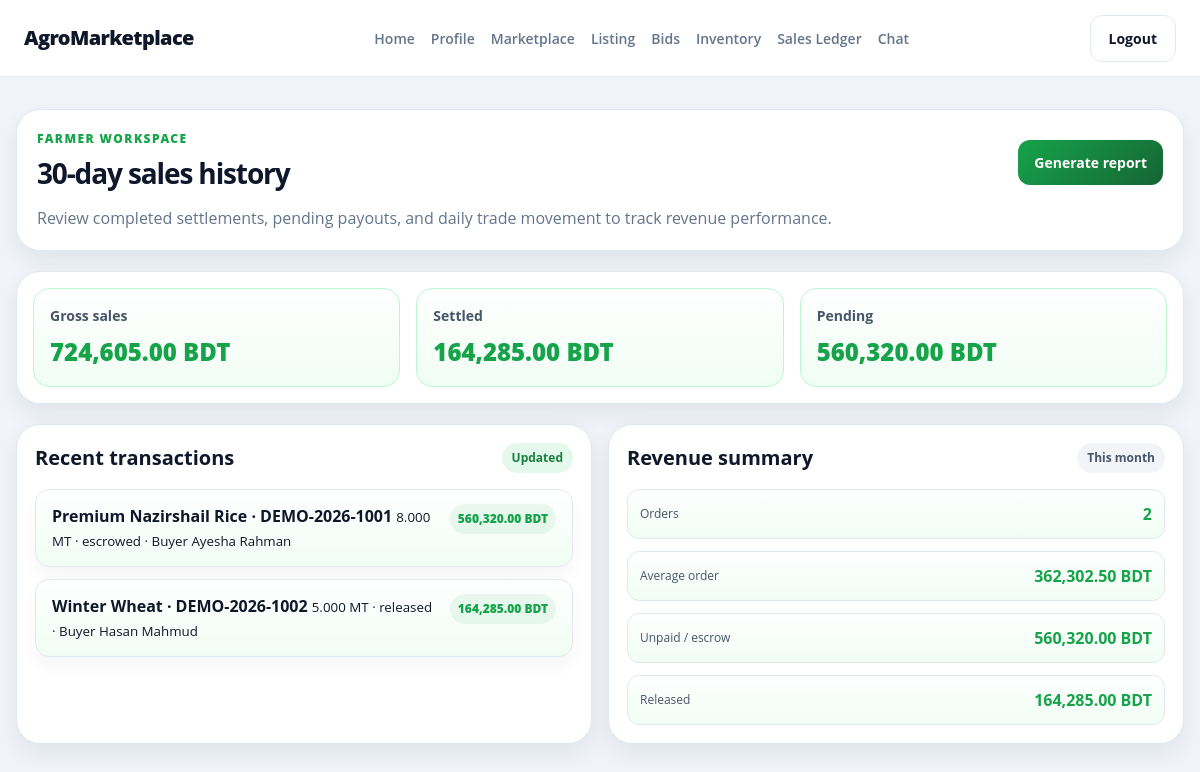
Screenshot of /farmer/sales-ledger.php (signed in) with the database file from the repository.
### tables this page shows
CREATE TABLE `orders` (
  `id` bigint UNSIGNED NOT NULL,
  `order_number` varchar(40) NOT NULL,
  `buyer_id` bigint UNSIGNED NOT NULL,
  `farmer_id` bigint UNSIGNED NOT NULL,
  `listing_id` bigint UNSIGNED DEFAULT NULL,
  `accepted_bid_id` bigint UNSIGNED DEFAULT NULL,
  `quantity` decimal(14,3) NOT NULL,
  `quantity_unit` varchar(20) NOT NULL DEFAULT 'MT',
  `price_per_unit` decimal(14,2) NOT NULL,
  `subtotal` decimal(14,2) NOT NULL,
  `commission_amount` decimal(14,2) NOT NULL DEFAULT '0.00',
  `total_amount` decimal(14,2) NOT NULL,
  `currency` char(3) NOT NULL DEFAULT 'BDT',
  `status` enum('pending','confirmed','processing','ready_for_pickup','in_transit','delivered','completed','cancelled','disputed') NOT NULL DEFAULT 'pending',
  `payment_status` enum('unpaid','pending','escrowed','partially_refunded','refunded','released') NOT NULL DEFAULT 'unpaid',
  `expected_delivery_at` datetime DEFAULT NULL,
  `created_at` timestamp NOT NULL DEFAULT CURRENT_TIMESTAMP,
  `updated_at` timestamp NOT NULL DEFAULT CURRENT_TIMESTAMP ON UPDATE CURRENT_TIMESTAMP
);

CREATE TABLE `listings` (
  `id` bigint UNSIGNED NOT NULL,
  `farmer_id` bigint UNSIGNED NOT NULL,
  `inventory_item_id` bigint UNSIGNED DEFAULT NULL,
  `category_id` bigint UNSIGNED DEFAULT NULL,
  `title` varchar(180) NOT NULL,
  `image_path` varchar(500) DEFAULT NULL,
  `description` text,
  `quantity_available` decimal(14,3) NOT NULL,
  `quantity_unit` varchar(20) NOT NULL DEFAULT 'MT',
  `price_per_unit` decimal(14,2) NOT NULL,
  `currency` char(3) NOT NULL DEFAULT 'BDT',
  `harvest_date` date DEFAULT NULL,
  `quality_label` varchar(180) DEFAULT NULL,
  `delivery_notes` text,
  `status` enum('draft','active','paused','sold','archived') NOT NULL DEFAULT 'draft',
  `closes_at` datetime DEFAULT NULL,
  `created_at` timestamp NOT NULL DEFAULT CURRENT_TIMESTAMP,
  `updated_at` timestamp NOT NULL DEFAULT CURRENT_TIMESTAMP ON UPDATE CURRENT_TIMESTAMP
);

CREATE TABLE `users` (
  `id` bigint UNSIGNED NOT NULL,
  `role` enum('buyer','farmer','delivery','admin') NOT NULL,
  `username` varchar(80) NOT NULL,
  `password` varchar(255) NOT NULL,
  `email` varchar(254) NOT NULL,
  `fullname` varchar(150) DEFAULT NULL,
  `phone` varchar(32) DEFAULT NULL,
  `address` text,
  `profile_description` text,
  `market_preferences` varchar(255) DEFAULT NULL,
  `business_name` varchar(180) DEFAULT NULL,
  `preferred_buying_category` varchar(100) DEFAULT NULL,
  `typical_order_volume` varchar(80) DEFAULT NULL,
  `land_area` varchar(80) DEFAULT NULL,
  `primary_crops` text,
  `verification_documents` text,
  `vehicle_capacity` varchar(100) DEFAULT NULL,
  `vehicle_license_plate` varchar(32) DEFAULT NULL,
  `account_status` enum('pending','active','suspended','closed') NOT NULL DEFAULT 'active',
  `created_at` timestamp NOT NULL DEFAULT CURRENT_TIMESTAMP,
  `updated_at` timestamp NOT NULL DEFAULT CURRENT_TIMESTAMP ON UPDATE CURRENT_TIMESTAMP
);

### database/app.php (called while the page is built, shortened)
<?php
require_once __DIR__ . '/connection.php';
function app_db(): PDO
{
    $connection = Database::getInstance()->getConnection();
    return $connection;
}
function app_database(): Database
{
    return Database::getInstance();
}
function escape_html(?string $value): string
{
    return htmlspecialchars($value ?? '', ENT_QUOTES, 'UTF-8');
}
function current_user(): ?array
{
    $user = app_database()->getUserInfo((int) $_SESSION['user_id']);
    return $user;
}
function require_role(array $roles): array
{
    $user = current_user();
    return $user;
}

### database/connection.php (called while the page is built, shortened)
<?php
class Database
{
    private static ?Database $instance = null;
    private ?PDO $conn = null;
    private function __construct()
    {
        $host = 'localhost';
        $port = '3306';
        $user = 'root';
        $pass = 'root';
        $database = 'agromarketplace';
        $charset = "utf8mb4";
        $dsn = "mysql:host=$host;port=$port;dbname=$database;charset=$charset";
        try {
            $this->conn = new PDO($dsn, $user, $pass, [
                PDO::ATTR_ERRMODE            => PDO::ERRMODE_EXCEPTION,
                PDO::ATTR_DEFAULT_FETCH_MODE => PDO::FETCH_ASSOC,
                PDO::ATTR_EMULATE_PREPARES   => false,
            ]);
        } catch (PDOException $e) {
            $this->conn = null;
            error_log("Database connection failed: " . $e->getMessage());
        }
    }
    public static function getInstance(): Database
    {
        if (self::$instance === null) {
            self::$instance = new Database();
        }
        return self::$instance;
    }
    public function getUserInfo(int $userId): ?array
    {
        $statement = $this->conn->prepare(
            'SELECT id, role, username, email, fullname, vehicle_capacity, vehicle_license_plate FROM users WHERE id = ? AND account_status = ?'
        );
        $statement->execute([$userId, 'active']);
        $user = $statement->fetch();
        return $user ?: null;
    }
    public function getFarmerOrders(int $farmerId): array
    {
        $statement = $this->conn->prepare(
            'SELECT o.id, o.order_number, o.quantity, o.quantity_unit, o.total_amount, o.currency,
                    o.status, o.payment_status, o.created_at, l.title, b.fullname AS buyer_name
             FROM orders o LEFT JOIN listings l ON l.id = o.listing_id
             JOIN users b ON b.id = o.buyer_id
             WHERE o.farmer_id = ? ORDER BY o.created_at DESC'
        );
        $statement->execute([$farmerId]);
        return $statement->fetchAll();
    }
    public function getFarmerSalesSummary(int $farmerId): array
    {
        $statement = $this->conn->prepare(
            "SELECT COALESCE(SUM(total_amount), 0) AS gross_sales,
                    COALESCE(SUM(CASE WHEN payment_status = 'released' THEN total_amount ELSE 0 END), 0) AS settled,
                    COALESCE(SUM(CASE WHEN payment_status IN ('unpaid', 'pending', 'escrowed') THEN total_amount ELSE 0 END), 0) AS pending
             FROM orders WHERE farmer_id = ?"
        );
        $statement->execute([$farmerId]);
        return $statement->fetch();
    }
}

### farmer/sales-ledger.php (the view, shortened to what this page needs)
<?php
require_once __DIR__ . '/../database/app.php';
$user = require_role(['farmer']);
$database = app_database();
$orders = $database->getFarmerOrders((int) $user['id']);
$summary = $database->getFarmerSalesSummary((int) $user['id']);
?>
<!doctype html>
<html lang="en">
<head>
  <link rel="stylesheet" href="../colors.css">
  <link rel="stylesheet" href="../header.css">
  <link rel="stylesheet" href="farmer.css">
</head>
<body>
  <header class="site-header">
    <div class="site-header-inner">
      <a class="brand" href="../index.php">AgroMarketplace</a>
      <nav class="nav" aria-label="Farmer navigation">
        <a class="nav-link" href="index.php">Home</a>
        <a class="nav-link" href="profile/profile-self.php">Profile</a>
        <a class="nav-link" href="marketplace.php">Marketplace</a>
        <a class="nav-link" href="create-listing.php">Listing</a>
        <a class="nav-link" href="bids.php">Bids</a>
        <a class="nav-link" href="inventory.php">Inventory</a>
        <a class="nav-link" href="sales-ledger.php">Sales Ledger</a>
        <a class="nav-link" href="chat.php">Chat</a>
      </nav>
      <div class="site-header-actions">
        <a class="btn btn-ghost" href="../auth/logout.php">Logout</a>
      </div>
    </div>
  </header>
  <main class="page-shell">
    <section class="content-area">
      <section class="panel">
        <div class="page-head">
          <div>
            <p class="eyebrow">Farmer workspace</p>
            <h1 class="page-title">30-day sales history</h1>
          </div>
          <div class="header-actions">
            <button class="button button-primary" type="button">Generate report</button>
          </div>
        </div>
        <p class="meta-text">Review completed settlements, pending payouts, and daily trade movement to track revenue performance.</p>
      </section>
      <section class="stats-grid">
        <div class="stat-card"><h3>Gross sales</h3><p class="stat-value"><?= number_format((float) $summary['gross_sales'], 2) ?> BDT</p></div>
        <div class="stat-card"><h3>Settled</h3><p class="stat-value"><?= number_format((float) $summary['settled'], 2) ?> BDT</p></div>
        <div class="stat-card"><h3>Pending</h3><p class="stat-value"><?= number_format((float) $summary['pending'], 2) ?> BDT</p></div>
      </section>
      <section class="content-grid">
        <article class="context-card">
          <div class="section-header">
            <h2>Recent transactions</h2>
            <span class="pill pill-success">Updated</span>
          </div>
          <ul class="context-list">
            <?php foreach (array_slice($orders, 0, 8) as $order): ?>
              <li class="transaction-item">
                <a class="transaction-link" href="transaction-details.php?id=<?= (int) $order['id'] ?>">
                  <div>
                    <strong><?= escape_html($order['title'] ?? 'Produce order') ?> · <?= escape_html($order['order_number']) ?></strong>
                    <small><?= number_format((float) $order['quantity'], 3) ?> <?= escape_html($order['quantity_unit']) ?> · <?= escape_html($order['payment_status']) ?> · Buyer <?= escape_html($order['buyer_name']) ?></small>
                  </div>
                  <span class="context-figure"><?= number_format((float) $order['total_amount'], 2) ?> <?= escape_html($order['currency']) ?></span>
                </a>
              </li>
            <?php endforeach; ?>
          </ul>
        </article>
        <article class="context-card">
          <div class="section-header">
            <h2>Revenue summary</h2>
            <span class="pill pill-muted">This month</span>
          </div>
          <div class="mini-metrics">
            <div><span>Orders</span><strong><?= count($orders) ?></strong></div>
            <div><span>Average order</span><strong><?= number_format($orders ? (float) $summary['gross_sales'] / count($orders) : 0, 2) ?> BDT</strong></div>
            <div><span>Unpaid / escrow</span><strong><?= number_format((float) $summary['pending'], 2) ?> BDT</strong></div>
            <div><span>Released</span><strong><?= number_format((float) $summary['settled'], 2) ?> BDT</strong></div>
          </div>
        </article>
      </section>
    </section>
  </main>
</body>
</html>

### colors.css (style rules this page uses)
:root { --color-buyer-primary: #f97316; --color-buyer-dark: #c2410c; --color-buyer-light-bg: #fff7ed; --color-buyer-border: #fed7aa; --color-farmer-primary: #16a34a; --color-farmer-dark: #166534; --color-farmer-light-bg: #f0fdf4; --color-farmer-border: #bbf7d0; --color-admin-primary: #dc2626; --color-admin-dark: #991b1b; --color-admin-light-bg: #fef2f2; --color-admin-border: #fecaca; --color-delivery-primary: #7c3aed; --color-delivery-dark: #5b21b6; --color-delivery-light-bg: #f5f3ff; --color-delivery-border: #ddd6fe; --color-background: #f8fafc; --color-page-bg: #f1f5f9; --color-card-bg: #ffffff; --color-sidebar-bg: #f8fafc; --color-text: #0f172a; --color-text-soft: #475569; --color-muted: #64748b; --color-border: #e2e8f0; --color-border-strong: #cbd5e1; --color-white: #ffffff; --color-success: #16a34a; --color-warning: #f59e0b; --color-danger: #dc2626; --color-shadow: transparent; --outer-shadow: rgba(15, 23, 42, 0.08); --container-xl: 1200px; --container-lg: 1080px; --radius-sm: 10px; --radius-md: 16px; --radius-lg: 24px; --radius-xl: 32px; --space-1: 4px; --space-2: 8px; --space-3: 12px; --space-4: 16px; --space-5: 20px; --space-6: 24px; --space-8: 32px; --space-10: 40px; --space-12: 48px; --space-16: 64px; }
html { font-family: "Open Sans", sans-serif; }
* { box-sizing:border-box }
body { margin:0;background:var(--color-page-bg);color:var(--color-text);line-height:1.5 }
a { color:inherit }
button, input, select { font: inherit; }

### header.css (style rules this page uses)
.site-header { position: sticky; top: 0; z-index: 10; background: rgba(255, 255, 255, 0.94); backdrop-filter: blur(10px); border-bottom: 1px solid var(--color-border); }
.site-header-inner { max-width: var(--container-xl); min-height: var(--header-height, 76px); margin: 0 auto; padding: 0 24px; display: flex; align-items: center; justify-content: space-between; gap: 16px; }
.brand { text-decoration: none; color: var(--color-text); font-size: 20px; font-weight: 800; letter-spacing: -0.03em; }
.nav { display: flex; align-items: center; gap: 16px; flex-wrap: wrap; }
.nav-link { color: var(--color-muted); text-decoration: none; font-size: 14px; font-weight: 600; transition: color 0.2s ease; }
.site-header-actions { display: flex; align-items: center; gap: 12px; }

### rows the page displays
orders: listing.title "Premium Nazirshail Rice", order_number "DEMO-2026-1001", quantity "8.000", quantity_unit "MT", payment_status "escrowed", buyer.fullname "Ayesha Rahman", total_amount "560,320.00", currency "BDT"
orders: listing.title "Winter Wheat", order_number "DEMO-2026-1002", quantity "5.000", quantity_unit "MT", payment_status "released", buyer.fullname "Hasan Mahmud", total_amount "164,285.00", currency "BDT"

### other values shown
$summary['gross_sales'] "724,605.00"
$summary['settled'] "164,285.00"
$summary['pending'] "560,320.00"
count($orders) "2"
$orders ? (float) $summary['gross_sales'] / count($orders) : 0 "362,302.50"
